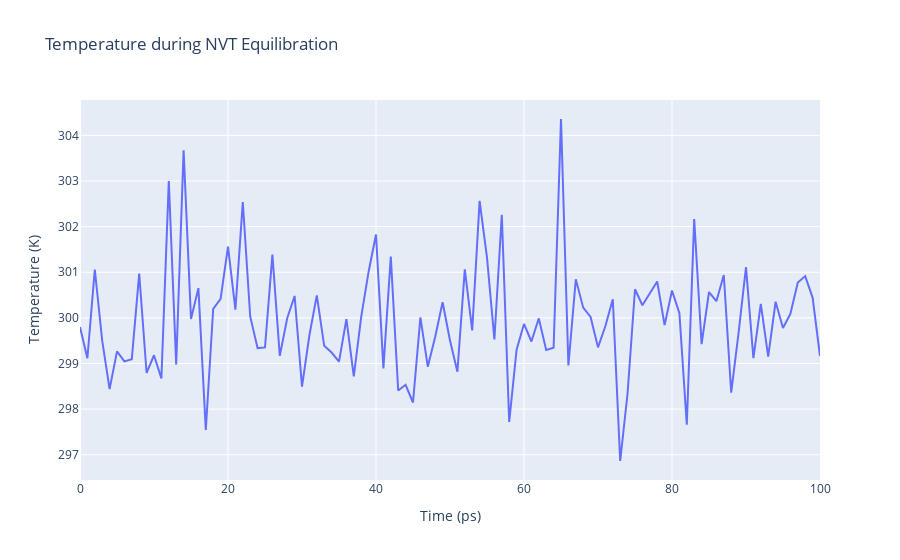

Notebook code for this chart:
### Code cell
import plotly
import plotly.graph_objs as go

# Read temperature data from file 
with open(output_nvt_temp_xvg,'r') as temperature_file:
    x,y = map(
        list,
        zip(*[
            (float(line.split()[0]),float(line.split()[1]))
            for line in temperature_file 
            if not line.startswith(("#","@")) 
        ])
    )

plotly.offline.init_notebook_mode(connected=True)

fig = {
    "data": [go.Scatter(x=x, y=y)],
    "layout": go.Layout(title="Temperature during NVT Equilibration",
                        xaxis=dict(title = "Time (ps)"),
                        yaxis=dict(title = "Temperature (K)")
                       )
}

plotly.offline.iplot(fig)

### Figure 1 — Plotly figure (JSON) as saved in the notebook; plotly's stock layout.template omitted (floating-point values rounded to 4 significant figures)
{"data": [{"type": "scatter", "x": [0, 1, 2, 3, 4, 5, 6, 7, 8, 9, 10, 11, 12, 13, 14, 15, 16, 17, 18, 19, 20, 21, 22, 23, 24, 25, 26, 27, 28, 29, 30, 31, 32, 33, 34, 35, 36, 37, 38, 39, 40, 41, 42, 43, 44, 45, 46, 47, 48, 49, 50, 51, 52, 53, 54, 55, 56, 57, 58, 59, 60, 61, 62, 63, 64, 65, 66, 67, 68, 69, 70, 71, 72, 73, 74, 75, 76, 77, 78, 79, 80, 81, 82, 83, 84, 85, 86, 87, 88, 89, 90, 91, 92, 93, 94, 95, 96, 97, 98, 99, 100], "y": [299.8, 299.1, 301.1, 299.5, 298.4, 299.3, 299.0, 299.1, 301.0, 298.8, 299.2, 298.7, 303.0, 299.0, 303.7, 300.0, 300.7, 297.5, 300.2, 300.4, 301.6, 300.2, 302.5, 300.0, 299.3, 299.4, 301.4, 299.2, 300.0, 300.5, 298.5, 299.6, 300.5, 299.4, 299.2, 299.0, 300.0, 298.7, 300.0, 301.0, 301.8, 298.9, 301.3, 298.4, 298.5, 298.1, 300.0, 298.9, 299.6, 300.3, 299.5, 298.8, 301.1, 299.7, 302.6, 301.3, 299.5, 302.3, 297.7, 299.3, 299.9, 299.5, 300.0, 299.3, 299.3, 304.4, 299.0, 300.8, 300.2, 300.0, 299.4, 299.8, 300.4, 296.9, 298.4, 300.6, 300.3, 300.5, 300.8, 299.8, 300.6, 300.1, 297.7, 302.2, 299.4, 300.6, 300.4, 300.9, 298.4, 299.7, 301.1, 299.1, 300.3, 299.1, 300.4, 299.8, 300.1, 300.8, 300.9, 300.4, 299.2]}], "layout": {"title": {"text": "Temperature during NVT Equilibration"}, "xaxis": {"title": {"text": "Time (ps)"}}, "yaxis": {"title": {"text": "Temperature (K)"}}}}
